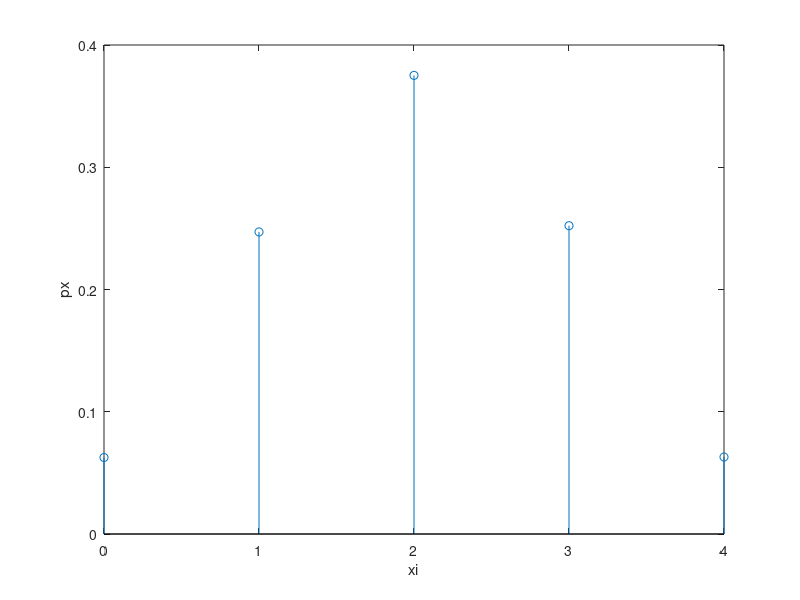

MATLAB code to generate this figure:
clear all;

N = 1e5; % nº repetições
lancamentos = 4;

xi = 0:4;
px = 0:4;
a = randi(0:1, lancamentos, N);

coroas = sum(a);

soma0 = 0;
soma1 = 0;
soma2 = 0;
soma3 = 0;
soma4 = 0;

for i = 1 : N
    if(coroas(i) == 0)
        soma0 = soma0 +1;
    end
    if(coroas(i) == 1)
        soma1 = soma1 +1;
    end
    if(coroas(i) == 2)
        soma2 = soma2 +1;
    end
    if(coroas(i) == 3)
        soma3 = soma3 +1;
    end
    if(coroas(i) == 4)
        soma4 = soma4 +1;
    end
end


px(1) = soma0 / N;
px(2) = soma1 / N;
px(3) = soma2 / N;
px(4) = soma3 / N;
px(5) = soma4 / N;

px;

stem(xi, px),xlabel('xi'),ylabel('px')